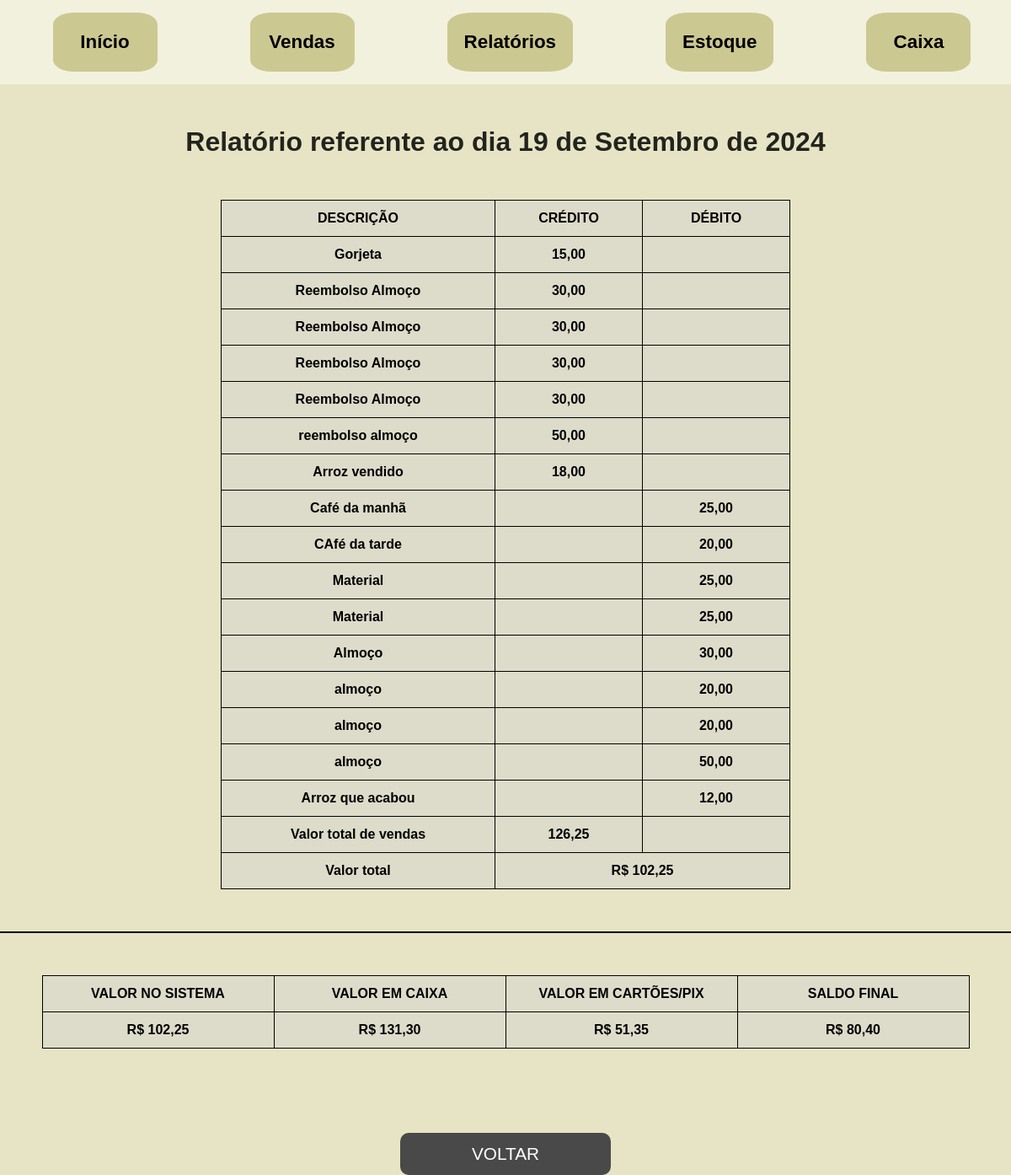
The app's page /relatoriocaixa/12, older data.
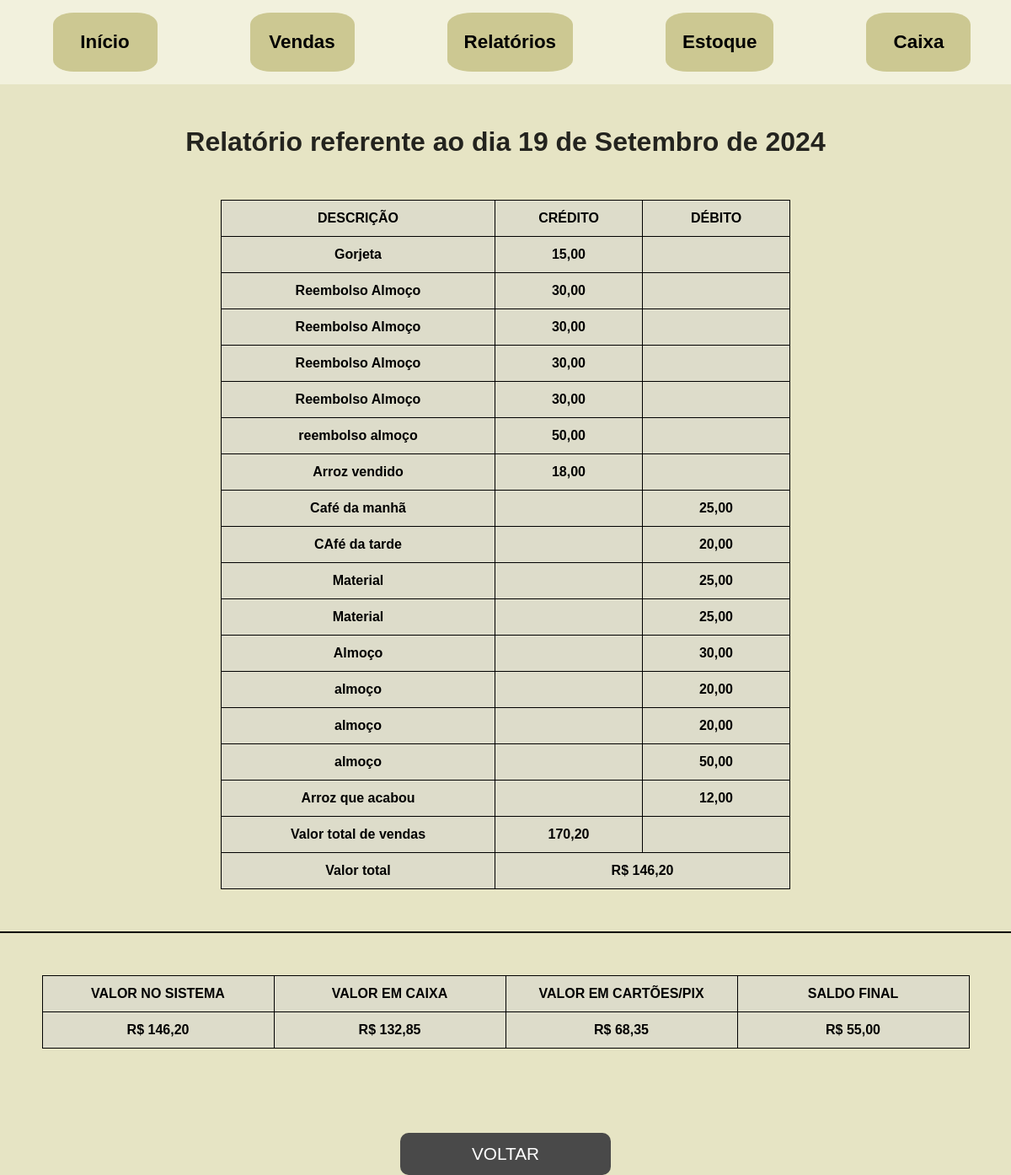
The same page, newer data.
### sistema/models.py (models this page shows, shortened)
class RelatorioVendas(models.Model):
    data = models.DateTimeField(default=timezone.now)
    valorfinal = models.DecimalField(max_digits=10, decimal_places=2, null=True, blank=True)

class RelatorioCaixa(models.Model):
    valorSistema = models.DecimalField(max_digits=10, decimal_places=2, null=True, blank=True)
    valorCaixa = models.DecimalField(max_digits=10, decimal_places=2, null=True, blank=True)
    valorCartao = models.DecimalField(max_digits=10, decimal_places=2, null=True, blank=True)
    saldoFinal = models.DecimalField(max_digits=10, decimal_places=2, null=True, blank=True)
    data = models.DateTimeField(default=timezone.now)

### sistema/views.py (the view)
# urls.py: path('relatoriocaixa/<int:pk>', RelatorioDeCaixa.as_view(), name="relatoriocaixa"),
class RelatorioDeCaixa(DetailView):
    template_name = "relatorioCaixa.html"
    model = RelatorioCaixa
    def get_context_data(self, **kwargs):
        try:
            context = super().get_context_data(**kwargs)
            relatorio = self.get_object()
            date = relatorio.data.date()
            relatorio_venda = get_object_or_404(RelatorioVendas, data__date=date)
            valor_total_vendas = relatorio_venda.valorfinal
        except Exception as e:
            valor_total_vendas = 0
        context['valor_total_vendas'] = valor_total_vendas
        try:
            valorcredito = relatorio.credito.aggregate(Sum('valor'))['valor__sum'] or 0
            valordebito = relatorio.debito.aggregate(Sum('valor'))['valor__sum'] or 0
        except Exception as e:
            valorcredito = 0
            valordebito = 0
        valor_total = (valor_total_vendas + valorcredito) - valordebito
        context['valor_total'] = valor_total
        context['data'] = date
        return context

### sistema/models.py (called while the page is built)
    def __str__(self):
        return self.descricao

    def __str__(self):
        return self.descricao

### sistema/templates/relatorioCaixa.html (shortened to what this page needs)
{% extends 'base.html' %}
{% load static %}
{% block content %}
<div>
    <div style="height: 50px;">
    </div>
    <h1 class="title-report-store-cashier">Relatório referente ao dia {{ data }}</h1>
    <table>
        <tr>
            <th style="width: 300px;">DESCRIÇÃO <th style="width: 150px;">CRÉDITO<th style="width: 150px;">DÉBITO
        </tr>
        {% for credit in object.credito.all %}
        <tr>
            <th>{{ credit }} <th>{{ credit.valor|floatformat:"2" }}<th>
        </tr>
        {% endfor %}
        {% for debit in object.debito.all %}
        <tr>
            <th>{{ debit }} <th><th>{{ debit.valor|floatformat:"2" }}
        </tr>
        {% endfor %}
        <tr>
            <th>Valor total de vendas<th>{{ valor_total_vendas|floatformat:"2" }}<th>
        </tr>
        <tr>
            <th>Valor total<th colspan="2"> R$ {{ valor_total|floatformat:"2" }}
        </tr>
    </table>
    <div style='background-color: black; height:2px; margin-top:50px; margin-bottom:50px;'>
    </div>
    <table>
        <tr>
            <th>VALOR NO SISTEMA<th>VALOR EM CAIXA<th>VALOR EM CARTÕES/PIX<th>SALDO FINAL
        </tr>
        <tr>
            <th style="width: 250px;">R$ {{ object.valorSistema|floatformat:"2" }}<th style="width: 250px;">R$ {{ object.valorCaixa|floatformat:"2" }}<th style="width: 250px;">R$ {{ object.valorCartao|floatformat:"2" }}<th style="width: 250px;">R$ {{ object.saldoFinal|floatformat:"2" }}
        </tr>
    </table>
<div class="div-botao-voltar">
    <a href="{% url 'sistema:relatorios' %}">
    <button class="btn-voltar">
        VOLTAR
    </button>
</a>
</div>
</div>
{% endblock %}

Row changes from the older to the newer data that the page shows:
changed RelatorioVendas: valorfinal "126,25" → "170,20"
changed RelatorioCaixa: valorSistema "102,25" → "146,20"; valorCaixa "131,30" → "132,85"; valorCartao "51,35" → "68,35"; saldoFinal "80,40" → "55,00"
Text that changed along with them:
{{ valor_total|floatformat:"2" }}: "102,25" → "146,20"
